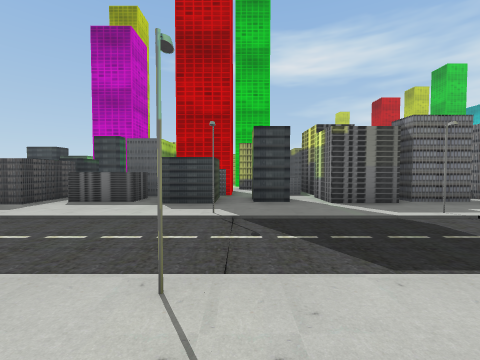
View 1 (above)

24 first-person views from a walk through a Unity game level. The camera is 1.3 m above the floor, tilts 2° down and sees 90° across. The floor is counted in squares, 2 m on a side. Each view is taken from the middle of a square. On the plan, view 1 faces up. The plan holds only what a view shows up to about 9 squares ahead; the rest is blank. The place goes on beyond the plan.

View 2
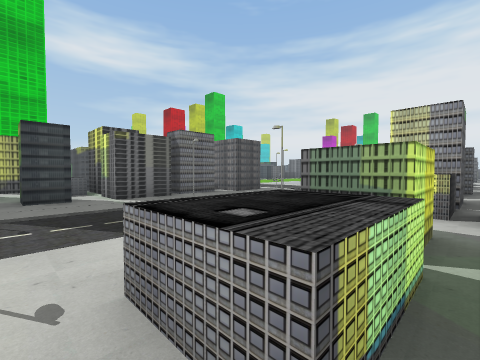

View 3
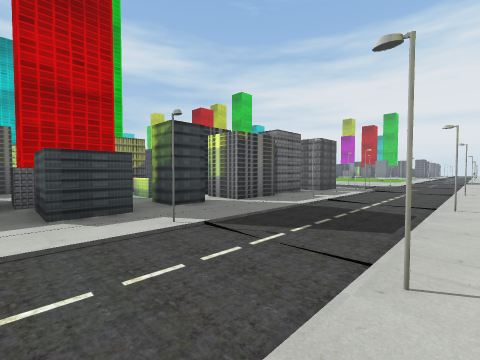

View 4
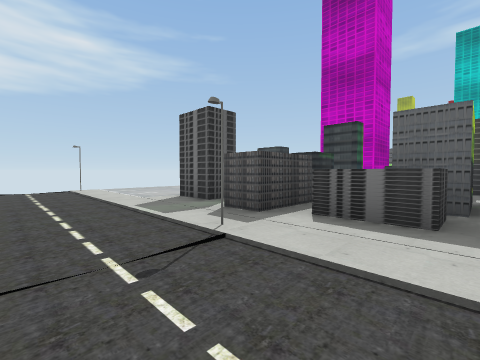

View 5
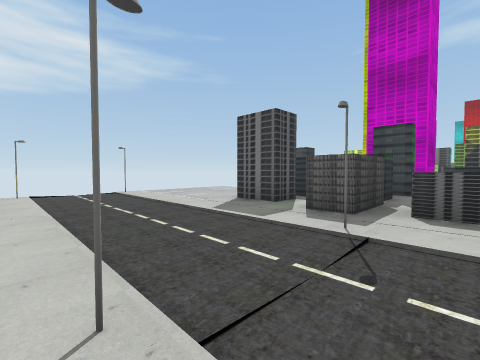

View 6
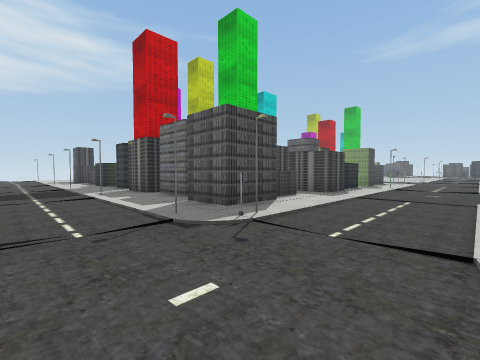

View 7
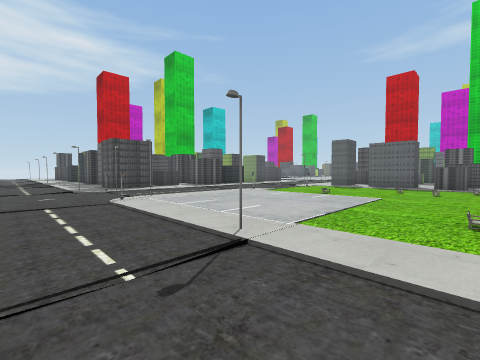

View 8
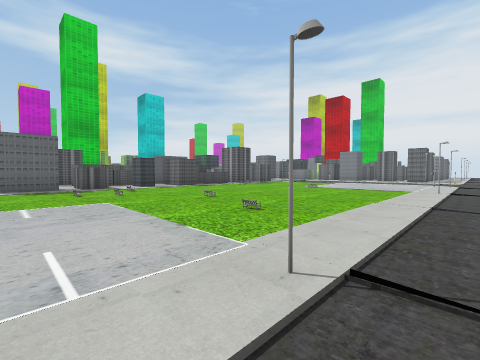

View 9
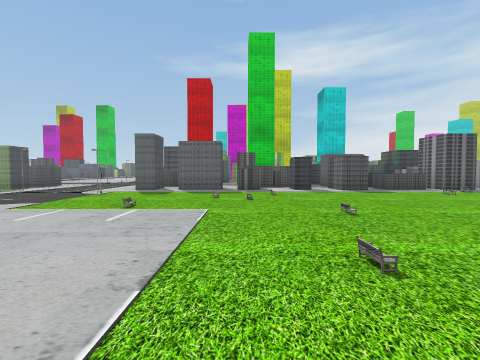

View 10
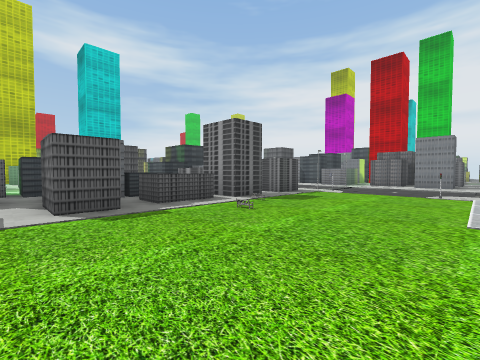

View 11
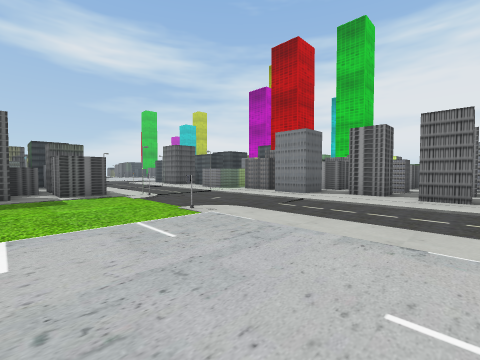

View 12
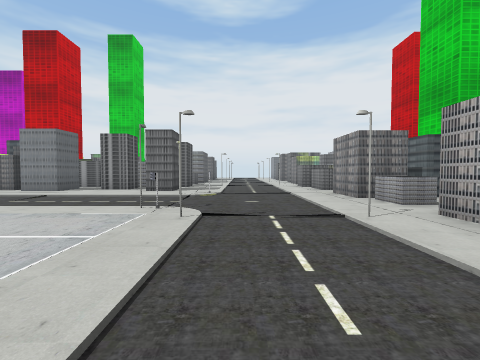

View 13
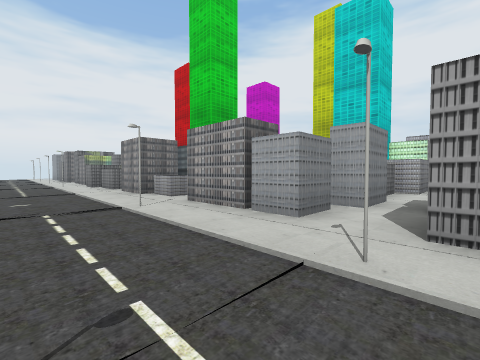

View 14
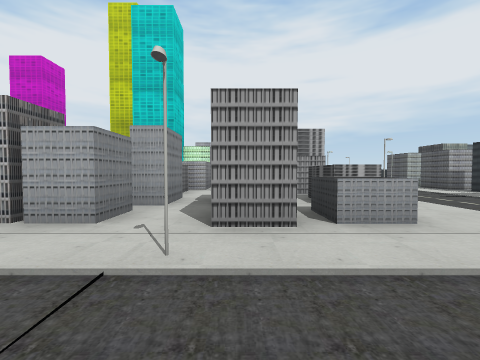

View 15
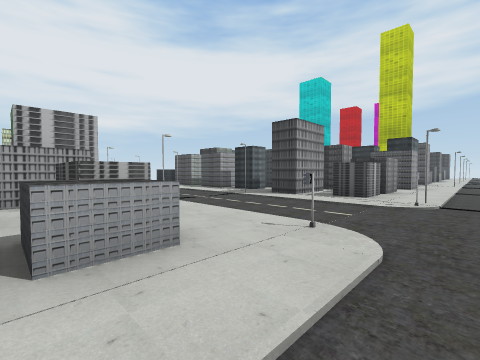

View 16
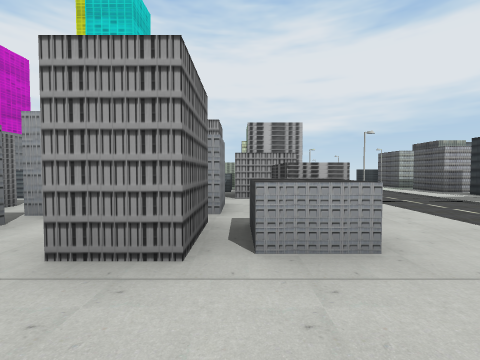

View 17
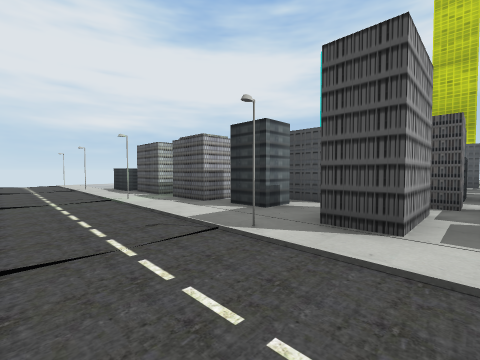

View 18
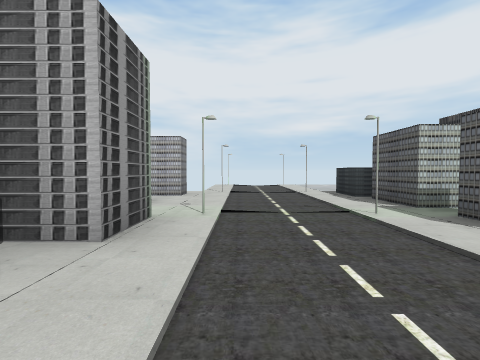

View 19
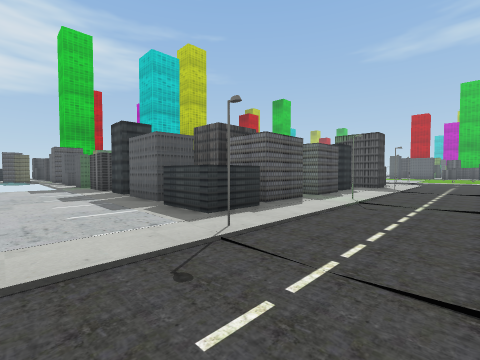

View 20
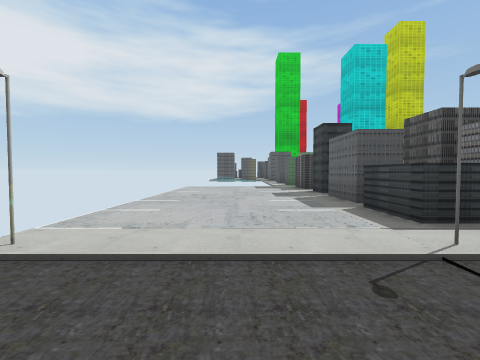

View 21
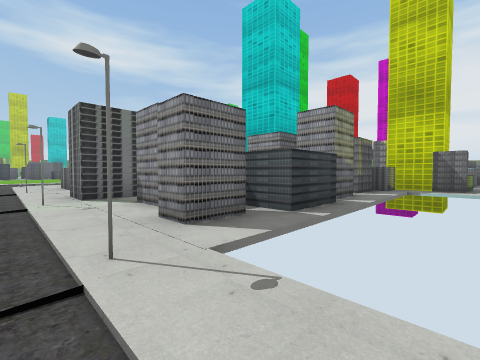

View 22
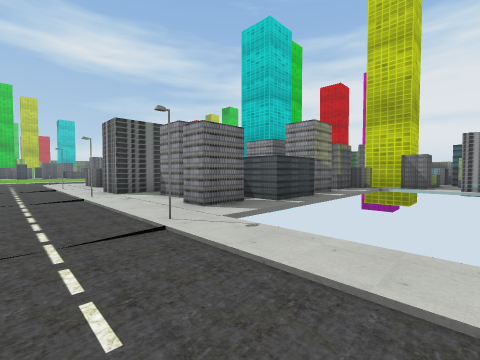

View 23
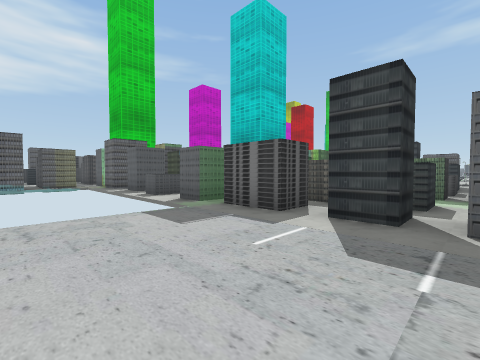

View 24
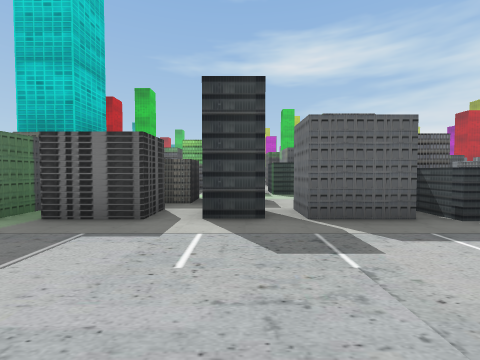

### Floor plan
Key: @ floor where view 1 was taken; # wall or solid block; x gap in a wall; . floor; / step, stairs or slope; ^ raised ledge; B building; S streetlight; O other object.
Columns run from 11 left of view 1 to 32 right of it. Each row starts with its distance up from view 1.
 13                  #.....###^^#.#.^BB##...
 12                   .O.O...............O..O
 11         ##       #....#..../.............BB
 10        B     #B   .......//...............
  9       BB^. #B# BxBB.................#....B.#
  8        . #B..#B  .... .....................
  7  ..  ##. #B.^BB  ^.......................#.#
  6 ....###.^.#.##B##B.......................x.B
  5 ......#.^.#.###..##S.O...............S.OO..
  4 O......S...S..S...S...#..S.......O..S#.. ..
  3 ............................................
  2 ............................................
  1 O......S...S..S...O......S#..#...S..S.......
  0            @^##  B  #B.###....^^B.##B.B#B^^
 -1            ....B#.............^....
 -2                      #.###....^.B..#
 -3                       .B##S..O.. ....   B
 -4                     #^.###....## .# ^   B
 -5                      #####....B.^.x
 -6                     .####BS..SB   #BB
 -7                BB   ... ##.....    B
 -8                 O O###.B#B....B    B
 -9               #^.x.#.###^^....##   #
-10               #^.x......^^S..S.##  ##B
-11                    ...........       #BB
-12                    ...........       ##^
-13                    ...........       ###

Where each view was taken, in squares from view 1:
view 1: 0 up, 0 right, facing up
view 2: 1 down, 0 right, facing up-right
view 3: 1 up, 2 left, facing up-right
view 4: 2 up, 2 left, facing up-left
view 5: 1 up, 3 left, facing up-left
view 6: 2 up, 10 right, facing up-left
view 7: 2 up, 16 right, facing up-left
view 8: 3 up, 13 right, facing up-right
view 9: 4 up, 15 right, facing up
view 10: 8 up, 18 right, facing up-right
view 11: 5 up, 23 right, facing up-right
view 12: 3 up, 22 right, facing right
view 13: 3 up, 21 right, facing down-right
view 14: 3 up, 21 right, facing down
view 15: 2 up, 20 right, facing down-left
view 16: 2 up, 20 right, facing down
view 17: 1 down, 17 right, facing down-left
view 18: 3 down, 17 right, facing down
view 19: 12 down, 17 right, facing up-left
view 20: 12 down, 17 right, facing left
view 21: 12 down, 17 right, facing up-right
view 22: 13 down, 16 right, facing up-right
view 23: 13 down, 11 right, facing up-left
view 24: 13 down, 10 right, facing up
